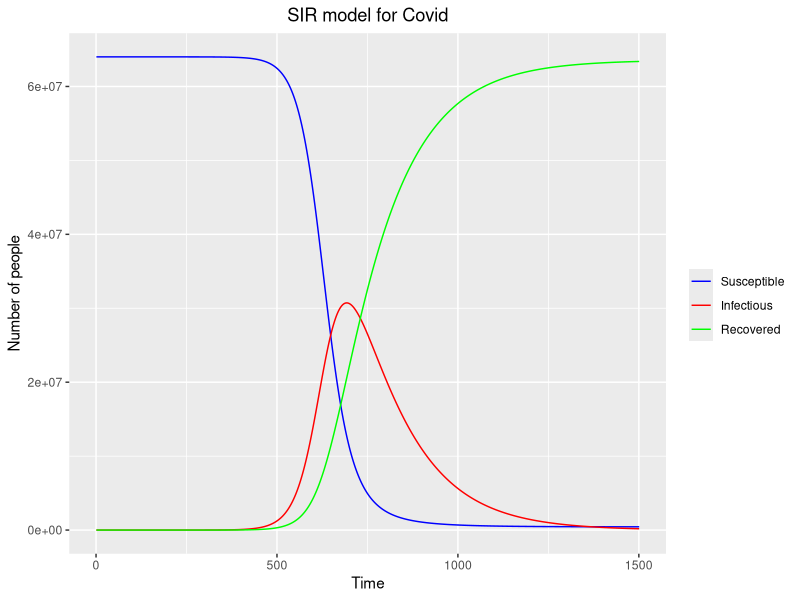
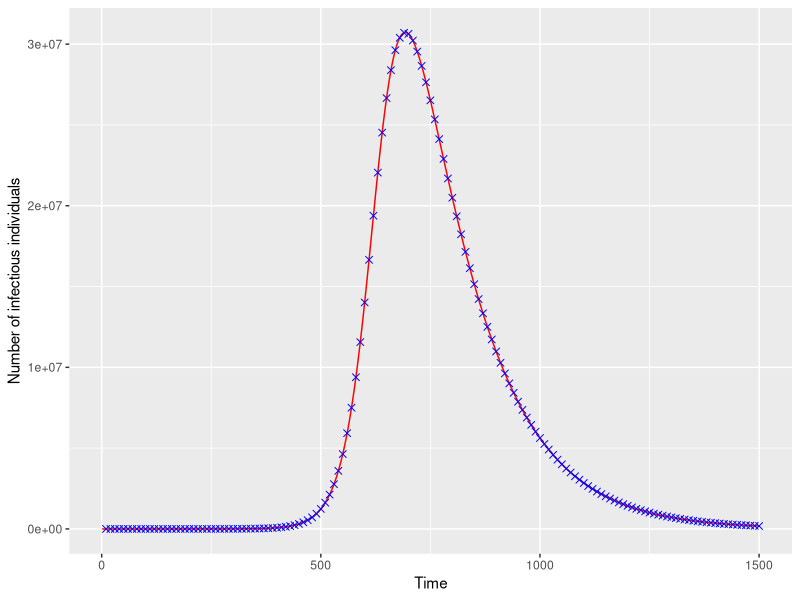
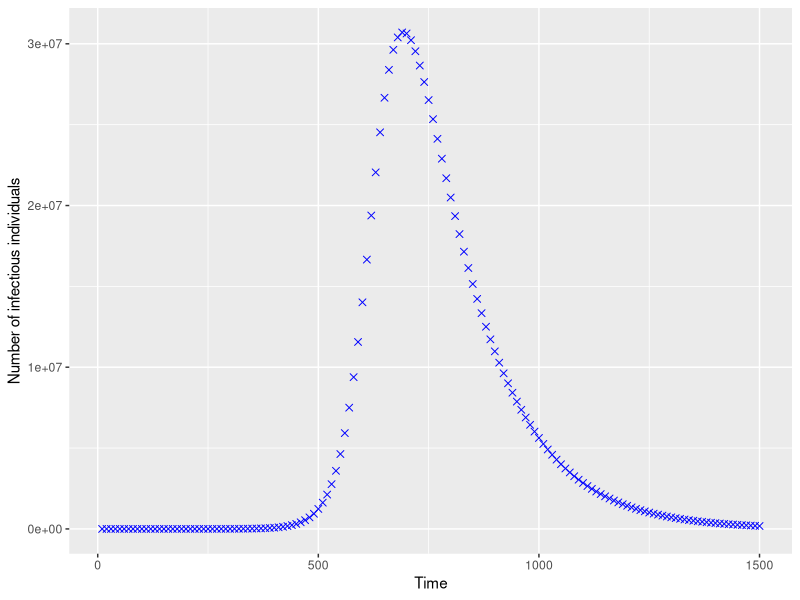

Write R code to recreate these figures, in order.
library(ggplot2)

covid_simulation <- function(R0, dt, D, days) {
  
  # Here a simple covid model is run, where the true parameters are set in advance. In particular, we consider:
  # N - the number of the entire population
  # R0 - basic reproduction number
  # dt - time step used to approximate a differential equation
  # D - duration if the infectious period
  # days - number of days for which we run the simulation
  
  # The model only considers a closed population, hence no births or deaths are taken into account. 
  # This is SIR model, hence if compared to data, we expect an overestimation of the basic reproduction number
  
  
  # set the size of the population
  N <- 64 * 10^6
  
  # initial number of susceptible and infected individuals
  S0 <- N
  I0 <- 1
  
  # calculate the recovery rate
  r <- dt/D
  
  # transition parameter
  beta <- R0*r/N
  
  # total time steps
  steps <- days/dt
  
  # set vectors to store the number of the respective cases
  S <- S0
  I <- I0
  R <- 0
  
  # main loop begins here
  for (i in 1:steps) {
    # calculate the new number of susceptible individuals
    S_Next <- S[i] - beta*S[i]*I[i]
    # calculate the number of new infectious individuals
    I_Next <- I[i] + beta*S[i]*I[i] - r*I[i]
    # calculate the number of new recovered individuals
    R_Next <- R[i] + r*I[i]
    
    # store the results in a vector
    S <- c(S, S_Next)
    I <- c(I, I_Next)
    R <- c(R, R_Next)
  }
  
  return(list("time" = 1:(steps+1), "susceptible" = S, "infectious" = I, "recovered" = R))
}

# run the simulation
output <- covid_simulation(R0 = 5, dt = 0.1, D = 14, days = 150)

# store the output in a data frame
results <- data.frame(T = output$time, S = output$susceptible, I = output$infectious, R = output$recovered)

# plot the results for all three compartments
ggplot(data = results, aes(x=T)) +
  geom_line(aes(y=S, colour = "Susceptible")) +
  geom_line(aes(y=I, colour = "Infectious")) +
  geom_line(aes(y=R, colour = "Recovered")) +
  coord_cartesian(ylim = c(0, 6.4*10^7)) +
  scale_colour_manual("",
                      breaks = c("Susceptible", "Infectious", "Recovered"),
                      values = c("blue", "red", "green")) +
  ggtitle("SIR model for Covid") +
  theme(plot.title = element_text(hjust = 0.5)) +
  labs(x = "Time", y = "Number of people")

# generate noise around the true observations
noise <- NULL
days <- seq(from = 10, to = 1500, by = 10)

for (i in 1:150) {
  l <- results$I[days[i]]
  noise <- c(noise, rpois(1, l))
}

noise_data <- data.frame(d = days, n = noise)

# plot the results for the infectious individuals
ggplot(data = results, aes(x=T)) +
  geom_line(aes(y=I), colour = "red") +
  geom_point(data = noise_data, aes(x=d, y=n), colour = "blue", shape = 4, size = 2) +
  labs(x = "Time", y = "Number of infectious individuals")

# plot the data only
ggplot(data = results, aes(x=T)) +
  geom_point(data = noise_data, aes(x=d, y=n), colour = "blue", shape = 4, size = 2) +
  labs(x = "Time", y = "Number of infectious individuals")

################################################################################################################
################################################################################################################

# construct the time dependent poisson likelihood
poissonLL <- function(theta, x) {
  # set the size of the population
  N <- 64 * 10^6
  
  beta <- theta[1]
  r <- theta[2]
  
  output <- covid_simulation(R0 = beta*N/r, dt = 0.1, D = 0.1/r, days = 150)
  lambda <- output$infectious[seq(0, length(output$infectious), 10)]

  return(sum(x*log(lambda)) - sum(lambda))
}

# use optim to find the MLEs
opt <- optim(poissonLL, par = c(5.3*10^(-10), 0.007), 
             lower=c(5.2*10^(-10),0.005),
             upper=c(5.9*10^(-10),0.008),
             method="L-BFGS-B",
             x = noise, control=list(fnscale=-1))

# calculate the true input parameters
true_r <- 0.1/14
true_beta <- 5*true_r/(64*10^6)

# print the true values of the parameters
true_r
true_beta

opt

################################################################################################################
################################################################################################################

#### Estimating the basic reproduction number R0 ####

# population size
N <- 64 * 10 ^ 6

# extract the index at which the maximum for the infectious individuals occurs
max_index <- which.max(output$infectious)

# extract the number of susceptible individuals
S_Imax <- output$susceptible[max_index]

# estimate the basic reproduction number
R0_Est <- N/S_Imax
R0_Est
